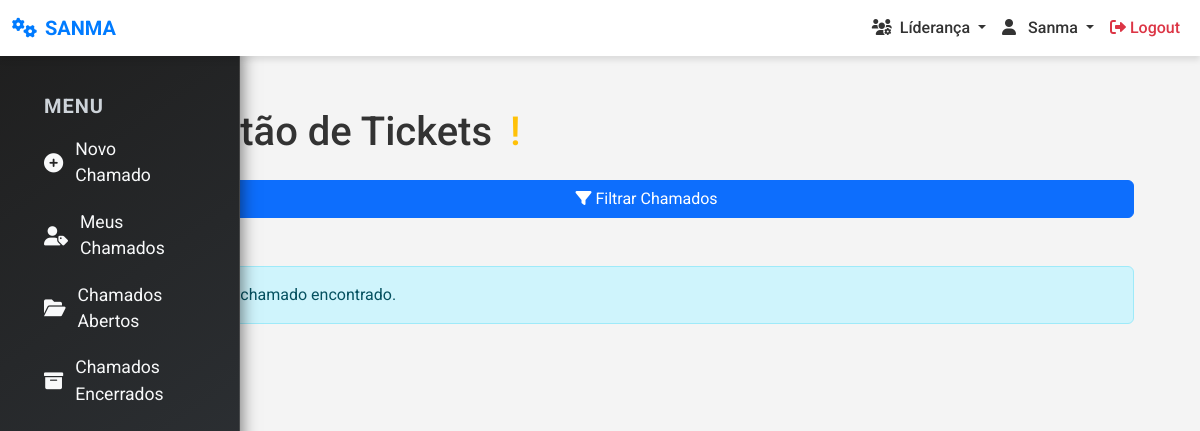
Before: /ordem-servico/listar/ (signed in) with the older database file.
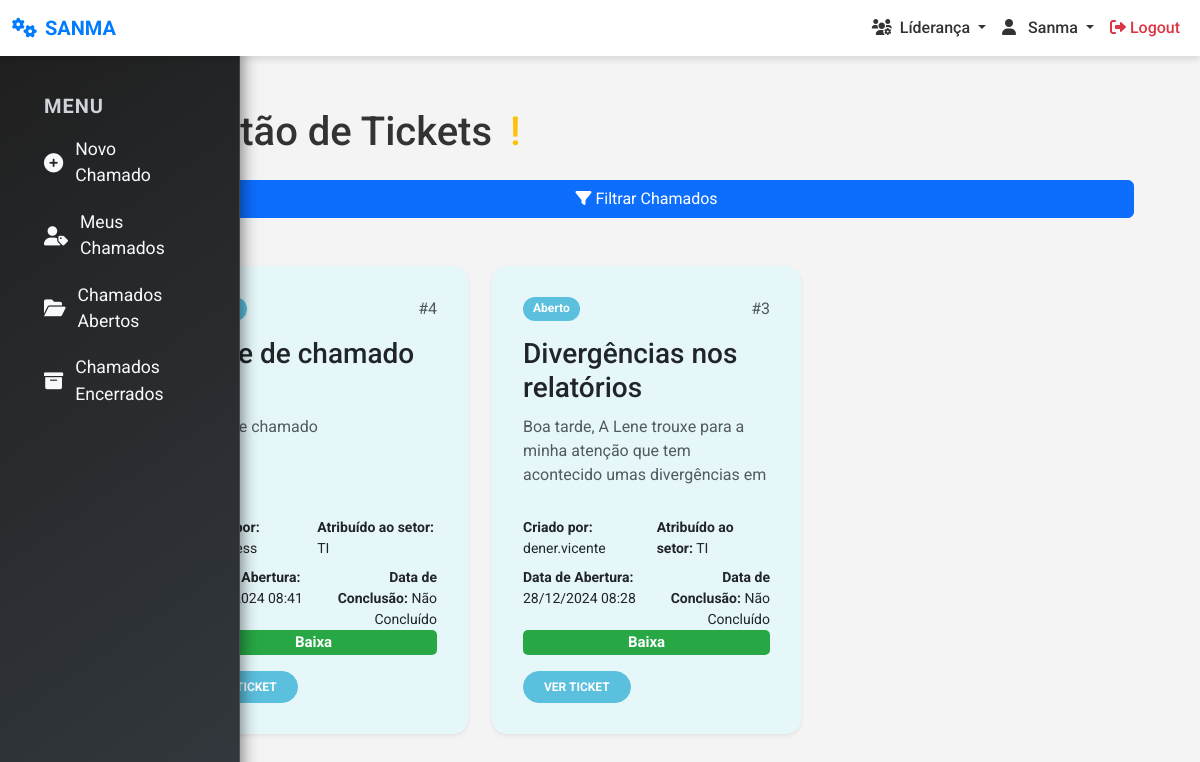
After: the same page with the newer database file.
### ordem_servico/models.py (models this page shows, shortened)
class Chamado(models.Model):
    STATUS_CHOICES = [
        ('Aberto', 'Aberto'),
        ('Em andamento', 'Em andamento'),
        ('Encaminhado a TOTVS', 'Encaminhado a TOTVS'),
        ('Concluído', 'Concluído'),
        ('Aguardando aprovação', 'Aguardando aprovação'),
        ('Em análise', 'Em análise'),
        ('Em desenvolvimento', 'Em desenvolvimento'),
        ('Manutenção', 'Manutenção'),
    ]
    PRIORIDADE_CHOICES = [  # Prioridade do analista
        ('Baixa', 'Baixa'),
        ('Média', 'Média'),
        ('Alta', 'Alta'),
        ('Urgente', 'Urgente'),
    ]
    assunto = models.CharField(max_length=255)
    descricao = models.TextField()
    grupo_responsavel = models.ForeignKey(Group, on_delete=models.CASCADE)
    evidencia = models.FileField(upload_to='evidencias/', null=True, blank=True)  # Evidências associadas diretamente ao chamado
    grupos_liberados = models.ManyToManyField(Group, related_name='chamados_liberados', blank=True)  # Novos grupos liberados
    data_abertura = models.DateTimeField(auto_now_add=True)
    data_conclusao = models.DateTimeField(null=True, blank=True)
    status = models.CharField(max_length=20, choices=STATUS_CHOICES)
    prioridade = models.CharField(max_length=10, choices=PRIORIDADE_CHOICES)
    prioridade_cliente = models.CharField(max_length=10, null=True, blank=True)
    criado_por = models.ForeignKey(User, on_delete=models.SET_NULL, null=True)
    numero_ticket = models.CharField(max_length=100, null=True, blank=True)

### ordem_servico/views/chamado.py (the view, shortened to what this page needs)
# urls.py: path('listar/', listar_chamados, name='listar_chamados'),
@login_required
def listar_chamados(request):
    grupos_usuario = request.user.groups.all()
    chamados = Chamado.objects.filter(
        Q(grupo_responsavel__in=grupos_usuario) | Q(criado_por=request.user)
    ).distinct()
    chamados = chamados.filter(
        Q(grupos_liberados__in=grupos_usuario)
    )
    status_selecionados = request.GET.get('status', '').split(',')
    if status_selecionados and status_selecionados != ['']:
        chamados = chamados.filter(status__in=status_selecionados)
    numero_chamado = request.GET.get('search', '')
    if numero_chamado:
        chamados = chamados.filter(
            Q(id__icontains=numero_chamado)
        ).distinct()
        if not chamados.exists():
            messages.info(request, 'Nenhum chamado encontrado para o número selecionado.')
    start_date = request.GET.get('start_date')
    end_date = request.GET.get('end_date')
    if start_date:
        start_date = parse_date(start_date)
        if start_date:
            chamados = chamados.filter(data_abertura__date__gte=start_date)
    if end_date:
        end_date = parse_date(end_date)
        if end_date:
            chamados = chamados.filter(data_abertura__date__lte=end_date)
    if start_date and end_date and start_date == end_date:
        chamados = chamados.filter(data_abertura__date=start_date)
    chamados = chamados.annotate(
        prioridade_order=Case(
            When(prioridade='Urgente', then=Value(1)),
            When(prioridade='Alta', then=Value(2)),
            When(prioridade='Média', then=Value(3)),
            When(prioridade='Baixa', then=Value(4)),
            default=Value(5),
            output_field=IntegerField()
        )
    ).order_by('prioridade_order', '-data_abertura')
    if not start_date and not end_date:
        chamados = chamados[:100]
    context = {
        'chamados': chamados,
        'status_selecionados': status_selecionados if status_selecionados != [''] else [],
        'search': numero_chamado,
        'start_date': start_date,
        'end_date': end_date,
    }
    return render(request, 'ordem_servico/listar_chamados.html', context)

### templates/ordem_servico/listar_chamados.html (shortened to what this page needs)
{% extends 'core/base.html' %}
{% load static %}
{% block extra_css %}
<link rel="stylesheet" href="{% static 'css/ordem_servico/listar_chamados.css' %}">
<link rel="stylesheet" href="{% static 'css/ordem_servico/menu_os.css' %}">
{% endblock %}
{% block content %}
    <div class="container">
        <div class="row">
            <div class="col-md-1">
                {% include 'ordem_servico/menu_os.html' %}
            </div>
                <div class="col-md-11">
                    <div class="container mt-3">
                        <div class="container mt-3">
                            <h1 class="text-left mb-4">
                                Gestão de Tickets
                                <span
                                    class="text-warning ms-2"
                                    data-bs-toggle="tooltip"
                                    data-bs-placement="right"
                                    title="Esta página mostra seus tickets ou os tickets do seu setor."
                                >
                                    &#33;
                                </span>
                            </h1>
                        </div>
                       <form method="get" action="{% url 'listar_chamados' %}" class="d-flex flex-column gap-4 mb-4">
                        <button type="button" id="toggle-filters" class="btn btn-primary mb-4">
                            <i class="fas fa-filter"></i> Filtrar Chamados
                        </button>
                    </form>
                    <div class="row">
                        {% for chamado in chamados %}
                        <div class="col-md-6 col-lg-4 mb-4">
                            <div class="card shadow-sm border-0 h-100 chamado-card" data-status="{{ chamado.status }}">
                                <div class="card-body d-flex flex-column">
                                    <div class="d-flex justify-content-between">
                                        <span class="badge chamado-status" data-status="{{ chamado.status }}">
                                            {{ chamado.status }}
                                        </span>
                                        <span class="text-muted">#{{ chamado.id }}</span>
                                    </div>
                                    <h3 class="card-title mt-3">{{ chamado.assunto }}</h3>
                                    <p class="card-text text-muted">{{ chamado.descricao }}</p>
                                    <div class="d-flex justify-content-between mt-3">
                                        <small><strong>Criado por:</strong>
                                            {% if chamado.criado_por %}
                                                {{ chamado.criado_por.username }}
                                            {% else %}
                                                Não Informado
                                            {% endif %}
                                        </small>
                                        <small><strong>Atribuído ao setor:</strong>
                                            {% if chamado.grupo_responsavel %}
                                                {{ chamado.grupo_responsavel.name }}
                                            {% else %}
                                                Não Atribuído
                                            {% endif %}
                                        </small>
                                    </div>
                                    <div class="d-flex justify-content-between mt-2">
                                        <div class="d-flex flex-grow-1 text-start">
                                            <small><strong>Data de Abertura:</strong> {{ chamado.data_abertura|date:"d/m/Y H:i" }}</small>
                                        </div>
                                        <div class="d-flex flex-grow-1 text-end">
                                            <small><strong>Data de Conclusão:</strong>
                                                {% if chamado.data_conclusao %}
                                                    {{ chamado.data_conclusao|date:"d/m/Y H:i" }}
                                                {% else %}
                                                    Não Concluído
                                                {% endif %}
                                            </small>
                                        </div>
                                    </div>
                                    <span class="badge chamado-prioridade" data-prioridade="{{ chamado.prioridade }}">
                                        {{ chamado.prioridade }}
                                    </span>
                                    <div class="mt-3">
                                        <a href="{% url 'visualizar_chamado' chamado.id %}" class="btn btn-sm chamado-btn" data-status="{{ chamado.status }}">
                                             Ver Ticket
                                        </a>
                                    </div>
                                </div>
                            </div>
                        </div>
                        {% empty %}
                        <div class="col-12">
                            <div class="alert alert-info">
                                Nenhum chamado encontrado.
                            </div>
                        </div>
                        {% endfor %}
                    </div>
                </div>
            </div>
        </div>
    </div>
</div>
{% endblock %}

### templates/core/base.html (shortened to what this page needs)
<!DOCTYPE html>
<html lang="pt-br">
<head>
    {% load static %}
    <link href="https://cdn.jsdelivr.net/npm/bootstrap@5.3.0/dist/css/bootstrap.min.css" rel="stylesheet">
    <link rel="stylesheet" href="{% static 'css/base.css' %}">
    <link href="https://cdnjs.cloudflare.com/ajax/libs/font-awesome/6.0.0-beta3/css/all.min.css" rel="stylesheet">
    {% block extra_css %}
    {% endblock %}
</head>
<body>
    <nav class="navbar navbar-expand-lg navbar-light bg-white">
        <div class="container-fluid">
            <a class="navbar-brand" href="{% url 'home' %}">
                <i class="fas fa-cogs me-2"></i>SANMA
            </a>
            <div class="collapse navbar-collapse" id="navbarNav">
                <ul class="navbar-nav ms-auto">
                    {% if user.is_authenticated %}
                        <li class="nav-item dropdown">
                            <a class="nav-link dropdown-toggle" href="#" id="navbarLideres" role="button" data-bs-toggle="dropdown" aria-expanded="false">
                                <i class="fas fa-users-cog me-1"></i> Líderança
                            </a>
                        </li>
                        <li class="nav-item dropdown">
                            <a class="nav-link dropdown-toggle" href="#" id="navbarUsuarios" role="button" data-bs-toggle="dropdown" aria-expanded="false">
                                <i class="fas fa-user me-2"></i>
                                <span>Sanma</span>
                            </a>
                        </li>
                        <li class="nav-item">
                            <a class="nav-link text-danger" href="{% url 'logout_confirm' %}">
                                <i class="fas fa-sign-out-alt me-1"></i>Logout
                            </a>
                        </li>
                    {% else %}
                        <li class="nav-item">
                            <a class="nav-link" href="{% url 'login' %}">
                                <i class="fas fa-sign-in-alt me-1"></i>Login
                            </a>
                        </li>
                    {% endif %}
                </ul>
            </div>
        </div>
    </nav>
    <div class="container">
        {% block content %}
        {% endblock %}
</body>
</html>

### templates/ordem_servico/menu_os.html (shortened to what this page needs)
<div class="d-flex">
    <nav id="sidebar" class="bg-dark">
        <div class="p-4">
            <h5>Menu</h5>
            <ul class="list-unstyled">
                <li>
                    <a href="{% url 'criar_chamado' %}" class="nav-link">
                        <i class="fas fa-plus-circle"></i> Novo Chamado
                    </a>
                </li>
                <li>
                    <a href="{% url 'meus_chamados' %}" class="nav-link">
                        <i class="fas fa-user-tag"></i> Meus Chamados
                    </a>
                </li>
                <li>
                    <a href="{% url 'chamados_abertos' %}" class="nav-link">
                        <i class="fas fa-folder-open"></i> Chamados Abertos
                    </a>
                </li>
                <li>
                    <a href="{% url 'chamados_encerrados' %}" class="nav-link">
                        <i class="fas fa-archive"></i> Chamados Encerrados
                    </a>
                </li>
            </ul>
        </div>
    </nav>
    <div id="main-content" class="p-4 flex-grow-1">
    </div>
</div>

### static/css/base.css (style rules this page uses)
body { font-family: 'Roboto', sans-serif; background-color: #f8f9fa; padding-top: 72px; }
.navbar { position: fixed; top: 0; left: 0; width: 100%; box-shadow: 0 4px 6px rgba(0, 0, 0, 0.1); z-index: 1050; background-color: #fff; }
.navbar-brand { font-weight: 700; color: #007bff !important; }
.navbar-nav .nav-link { color: #333; font-weight: 500; }
.container { margin-top: 20px; }

### static/css/ordem_servico/listar_chamados.css (style rules this page uses)
body { background-color: #f4f4f4; color: #333; }
.chamado-card, .mensagem-item { background-color: #f4f4f4; }
.chamado-card { border-radius: 12px; border-width: 2px; transition: all 0.3s ease; padding: 15px; box-shadow: 0 4px 12px rgba(0, 0, 0, 0.1); }
.chamado-card[data-status="Aberto"] { border-color: #5bc0de; background-color: #e6f7fa; }
.chamado-status { color: #fff; border-radius: 15px; padding: 5px 10px; font-weight: bold; }
.chamado-status[data-status="Aberto"] { background-color: #5bc0de; }
.chamado-prioridade { font-size: 15px; padding: 5px 10px; border-radius: 5px; color: white; }
.chamado-prioridade[data-prioridade="Baixa"] { background-color: #28a745; }
.chamado-btn { color: white; border-radius: 20px; padding: 6px 20px; font-size: 12px; font-weight: bold; text-transform: uppercase; display: inline-block; text-align: center; transition: background-color 0.3s ease, transform 0.3s ease; }
.chamado-btn[data-status="Aberto"] { background-color: #5bc0de; border-color: #5bc0de; }
.chamado-card .card-title, .chamado-card .card-text { height: 70px; overflow: hidden; text-overflow: ellipsis; display: -webkit-box; -webkit-box-orient: vertical; }
.chamado-card { background: #fff; border-radius: 15px; box-shadow: 0 5px 15px rgba(0, 0, 0, 0.1); }

### static/css/ordem_servico/menu_os.css (style rules this page uses)
#sidebar { background: linear-gradient(145deg, #1f1f1f, #343a40); backdrop-filter: blur(15px); color: #f8f9fa; position: fixed; top: 50px; left: 0; height: 100vh; width: 240px; z-index: 800; transition: transform 0.3s ease-in-out, width 0.3s ease, background-color 0.5s; overflow-y: auto; box-shadow: 2px 0 15px rgba(0, 0, 0, 0.5); padding-top: 20px; border-right: 1px solid rgba(255, 255, 255, 0.15); }
#main-content { margin-left: 240px; transition: margin-left 0.3s ease; }
#sidebar .nav-link { color: #f8f9fa; background-color: transparent; padding: 10px 20px; font-size: 1.1rem; border-radius: 8px; transition: all 0.3s ease; display: flex; align-items: center; text-decoration: none; }
#sidebar .nav-link i { margin-right: 12px; font-size: 1.2rem; }
#sidebar h5 { color: #ced4da; padding-left: 20px; text-transform: uppercase; font-weight: 700; letter-spacing: 1px; }

Changed rows visible on the page:
added Chamado: id "4", assunto "teste de chamado", descricao "teste de chamado", grupo_responsavel.name "TI", data_abertura "28/12/2024 08:41", shows "Não Concluído", prioridade "Baixa"
added Chamado: status "Aberto", id "3", assunto "Divergências nos relatórios", descricao "Boa tarde, A Lene trouxe para a minha atenção que tem acontecido umas divergências em…", criado_por.username "dener.vicente", grupo_responsavel.name "TI", data_abertura "28/12/2024 08:28", shows "Não Concluído", prioridade "Baixa"
Other visible differences:
text no longer shown: "Nenhum chamado encontrado."
